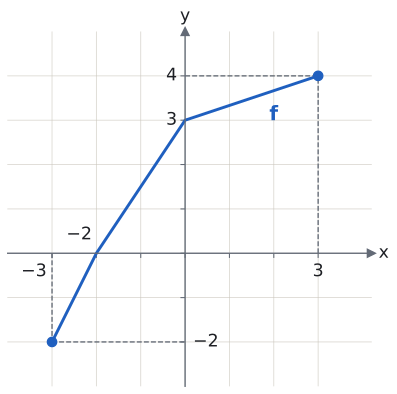

Source code (Python):
import sys; sys.path.insert(0, "tools")
from cizim import *

def eksi(v): return str(v).replace("-", "−")

def izdusum(ax, pts, xsol=(), yust=()):
    """Köşelerden eksenlere kesikli çizgi ve eksen etiketleri."""
    gx, gy = set(), set()
    for x, y in pts:
        if x != 0 and y != 0:
            ax.plot([x, x], [0, y], color=SOLUK, ls="--", lw=1)
            ax.plot([0, x], [y, y], color=SOLUK, ls="--", lw=1)
        if x != 0 and x not in gx:
            gx.add(x)
            ust = (y < 0) if x not in xsol else (y > 0)
            ax.text(x, 0.22 if ust else -0.22, eksi(x), color=YAZI, fontsize=13, ha="center", va="bottom" if ust else "top")
        if y != 0 and y not in gy:
            gy.add(y)
            sag = (x < 0) if y not in yust else (x > 0)
            ax.text(0.18 if sag else -0.18, y, eksi(y), color=YAZI, fontsize=13, ha="left" if sag else "right", va="center")

# f: [−3, 3] → [−2, 4], köşeler (−3, −2), (−2, 0), (0, 3), (3, 4). Artan, bire bir.
fig, ax = sekil(5.0, 4.8)
eksenler(ax, x=(-4, 4.2), y=(-3, 5))
ax.set_aspect("equal"); ax.set_xticks(range(-3, 4)); ax.set_yticks(range(-2, 5)); ax.set_xticklabels([]); ax.set_yticklabels([])
P = [(-3, -2), (-2, 0), (0, 3), (3, 4)]
ax.plot(*zip(*P), color=MAVI)
nokta(ax, -3, -2, renk=MAVI); nokta(ax, 3, 4, renk=MAVI)
izdusum(ax, [(0, 3), (3, 4)])
ax.plot([-3, -3], [0, -2], color=SOLUK, ls="--", lw=1); ax.plot([-3, 0], [-2, -2], color=SOLUK, ls="--", lw=1)
ax.text(-3.12, -0.22, "−3", color=YAZI, fontsize=13, ha="right", va="top")
ax.text(0.18, -2, "−2", color=YAZI, fontsize=13, ha="left", va="center")
ax.text(-2.1, 0.22, "−2", color=YAZI, fontsize=13, ha="right", va="bottom")
ax.text(1.9, 3.0, "f", color=MAVI, fontsize=15, fontweight="bold")
kaydet(fig, __file__)
